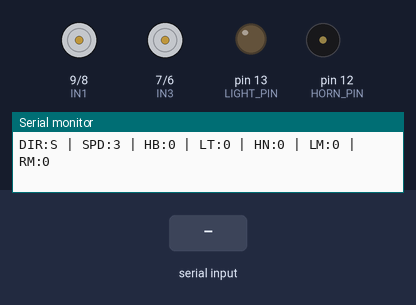
A sketch run on a simulated Arduino Uno, built with avr-gcc and run on an emulated ATmega328P. Parts: motor-driver pin pairs drawn as motors (green arrow = first pin HIGH = forward, orange = second pin HIGH = backward, longer = more drive, scaled by the enable pin), output pins drawn as LEDs (lit = HIGH), buzzer (waves = sounding, pin HIGH), the last lines printed to the serial monitor. The test bench sets the inputs (shaded band).

Above: at 1.2 s.
1.3 s: "G" received over Serial
At 2.4 s:
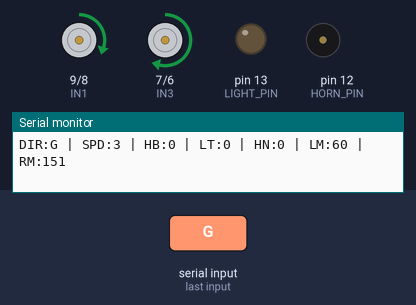
2.8 s: "I" received over Serial
At 3.6 s:
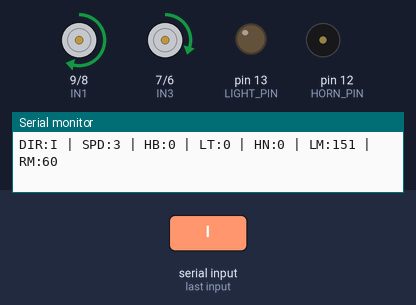
4.3 s: "H" received over Serial
At 4.7 s:
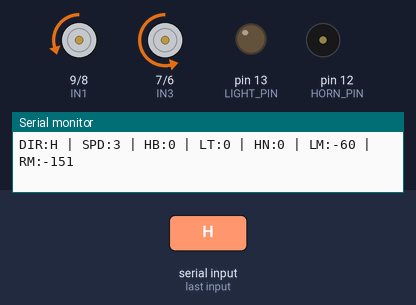
5.8 s: "J" received over Serial
At 7.0 s:
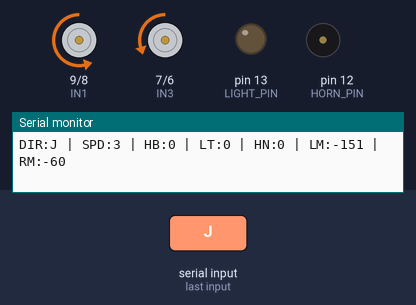
7.3 s: "F90\n" received over Serial
At 8.3 s:
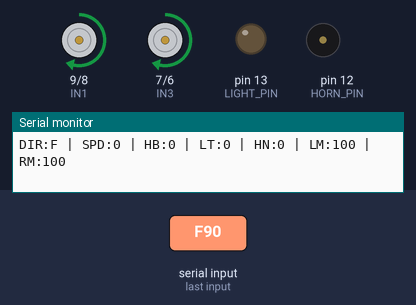
8.8 s: "B90\n" received over Serial
At 9.3 s:
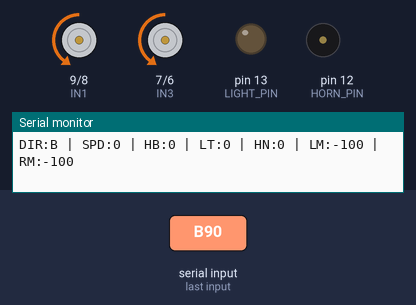
Timing chart, 0 to 11.3 s (numbered marks = the images above; inputs shaded):
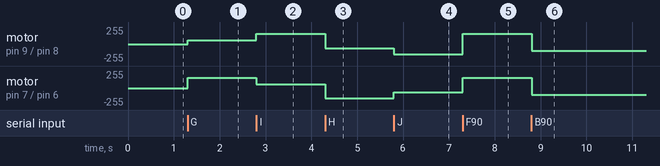

The sketch:

car_firmware.ino
```cpp
/*
 * ============================================================
 * BOLT RC CAR - ARDUINO FIRMWARE
 * ============================================================
 * Same wiring as the Robotics Club book (Chapters 7-9), so the
 * phone "Car Controller" app and car_control.py both work.
 *
 * WIRING
 *   L298N:   ENA=10(PWM)  IN1=9  IN2=8    -> LEFT motor
 *            IN3=7  IN4=6  ENB=5(PWM)     -> RIGHT motor
 *   HC-05:   RX -> TX(1) ,  TX -> RX(0) ,  GND -> GND ,  VCC -> 5V
 *            Unplug RX/TX while uploading. While the HC-05 is plugged
 *            in, USB commands can't reach the Arduino: drive over Bluetooth.
 *   Lights:  LED (+ resistor) on pin 13
 *   Horn:    buzzer on pin 12 (active or passive, both work with tone())
 *
 * COMMANDS (single char, same letters as the phone Car Controller app):
 *   F forward     B back        L left        R right       S stop
 *   G fwd-left    I fwd-right   H back-left   J back-right
 *   0..9 speed    X lights on   x lights off
 *   Y horn        (one Y = short beep, keep sending Y to keep honking)
 *   D handbrake on (drift)      d handbrake off
 *   # keep-alive from car_control.py (arms the failsafe)
 *
 * STATUS LINE (every 0.5s):
 *   DIR:<c> | SPD:<0-9> | HB:<0/1> | LT:<0/1> | HN:<0/1> | LM:<pwm> | RM:<pwm>
 * ============================================================
 */

// ---------- pins ----------
#define ENA        10   // left motor speed (PWM)
#define IN1         9   // left motor +
#define IN2         8   // left motor -
#define IN3         7   // right motor +
#define IN4         6   // right motor -
#define ENB         5   // right motor speed (PWM)
#define LIGHT_PIN  13
#define HORN_PIN   12   // tone() uses Timer2 -> only PWM on pins 3/11 is affected, not 10/5

// ---------- tuning ----------
const int SPEED_MIN   = 100;    // PWM at speed 0 (lower and the motors just hum)
const int SPEED_MAX   = 255;    // PWM at speed 9
const int START_LEVEL = 3;      // speed 3 = ~150 PWM, the book's medium speed

// curves (G/I/H/J): the inner wheel turns at this % of the outer one
const int TURN_INNER  = 40;

// handbrake: lock the wheels for DRIFT_KICK ms, then spin at DRIFT_PWM so the car slides
const int DRIFT_PWM   = 255;
const unsigned long DRIFT_KICK = 120;

const int HORN_FREQ   = 440;    // Hz (only matters for a passive buzzer)
const unsigned long HORN_BEEP = 250;  // one Y = 250 ms of horn

const unsigned long FAILSAFE  = 400;  // car_control.py went quiet this long -> stop
const unsigned long SEND_GAP  = 500;  // status line every 0.5s

// ---------- state ----------
char dir       = 'S';           // current direction letter
int  level     = START_LEVEL;   // speed 0..9
int  speedPwm  = 0;             // PWM for that level (set in setLevel)
bool handbrake = false;
bool lights    = false;
bool horn      = false;
bool failsafeArmed = false;     // only car_control.py sends '#', phone apps never do

int  leftOut  = 0;              // what the motors are doing now (-255..255)
int  rightOut = 0;
bool braking  = false;          // wheels locked by the handbrake

unsigned long kickStart = 0;
unsigned long hornStart = 0;
unsigned long lastByte  = 0;
unsigned long lastSend  = 0;

// ============================================================
void setup() {
  Serial.begin(9600);           // HC-05 talks at 9600 too

  pinMode(ENA, OUTPUT); pinMode(IN1, OUTPUT); pinMode(IN2, OUTPUT);
  pinMode(IN3, OUTPUT); pinMode(IN4, OUTPUT); pinMode(ENB, OUTPUT);
  pinMode(LIGHT_PIN, OUTPUT);
  pinMode(HORN_PIN, OUTPUT);

  motor(IN1, IN2, ENA, 0);      // car starts stopped
  motor(IN3, IN4, ENB, 0);
  digitalWrite(LIGHT_PIN, LOW);
  setLevel(START_LEVEL);

  Serial.println("=== Bolt Car Ready ===");
}

// ============================================================
void loop() {
  unsigned long now = millis();

  readCommands(now);
  updateHorn(now);
  updateFailsafe(now);
  drive(now);
  sendStatus(now);
}

// ============================================================
// COMMANDS
// ============================================================
void readCommands(unsigned long now) {
  while (Serial.available()) {
    lastByte = now;
    handleCmd((char)Serial.read(), now);
  }
}

void handleCmd(char c, unsigned long now) {
  switch (c) {
    case 'F': case 'B': case 'L': case 'R': case 'S':
    case 'G': case 'I': case 'H': case 'J':
      dir = c; break;

    case 'X': lights = true;  digitalWrite(LIGHT_PIN, HIGH); break;
    case 'x': lights = false; digitalWrite(LIGHT_PIN, LOW);  break;

    case 'Y': hornOn(now); break;

    case 'D':
      if (!handbrake) { handbrake = true; kickStart = now; }  // repeats don't restart the kick
      break;
    case 'd': handbrake = false; break;

    case '#': failsafeArmed = true; break;

    default:
      if (c >= '0' && c <= '9') setLevel(c - '0');
      break;
  }
}

void setLevel(int lvl) {
  level = lvl;
  speedPwm = SPEED_MIN + (long)level * (SPEED_MAX - SPEED_MIN) / 9;
}

// ============================================================
// DRIVING
// ============================================================
// direction letter -> wheel power in % (-100..100), same table as car_control.py
void mix(char d, int &l, int &r) {
  switch (d) {
    case 'F': l =  100;        r =  100;        break;
    case 'B': l = -100;        r = -100;        break;
    case 'R': l =  100;        r =    0;        break;  // book: only the left wheel moves
    case 'L': l =    0;        r =  100;        break;  // book: only the right wheel moves
    case 'I': l =  100;        r =  TURN_INNER; break;  // forward-right curve
    case 'G': l =  TURN_INNER; r =  100;        break;  // forward-left curve
    case 'J': l = -100;        r = -TURN_INNER; break;  // back-right
    case 'H': l = -TURN_INNER; r = -100;        break;  // back-left
    default:  l =    0;        r =    0;        break;  // S
  }
}

void drive(unsigned long now) {
  int l, r;
  mix(dir, l, r);

  if (handbrake) {
    int spin = l - r;   // > 0 turning right, < 0 turning left, 0 = straight/stopped
    // straight + handbrake = lock the wheels; turning = short lock, then drift
    if (spin == 0 || now - kickStart < DRIFT_KICK) { brakeMotors(); return; }
    // wheels turn opposite ways at full power -> the car swings its tail around
    int s = (spin > 0) ? 1 : -1;
    setMotors(s * DRIFT_PWM, -s * DRIFT_PWM);
    return;
  }

  setMotors((long)l * speedPwm / 100, (long)r * speedPwm / 100);
}

void setMotors(int left, int right) {
  if (!braking && left == leftOut && right == rightOut) return;  // nothing changed
  braking  = false;
  leftOut  = left;
  rightOut = right;
  motor(IN1, IN2, ENA, left);
  motor(IN3, IN4, ENB, right);
}

// power > 0 forward, < 0 backward, 0 stop (free wheel)
void motor(int pinPlus, int pinMinus, int pinSpeed, int power) {
  digitalWrite(pinPlus,  power > 0 ? HIGH : LOW);
  digitalWrite(pinMinus, power < 0 ? HIGH : LOW);
  analogWrite(pinSpeed, abs(power));
}

// both inputs HIGH with the enable on = L298N shorts the motor -> wheels lock fast
void brakeMotors() {
  if (braking) return;
  braking  = true;
  leftOut  = 0;
  rightOut = 0;
  digitalWrite(IN1, HIGH); digitalWrite(IN2, HIGH);
  digitalWrite(IN3, HIGH); digitalWrite(IN4, HIGH);
  analogWrite(ENA, 255);   analogWrite(ENB, 255);
}

// ============================================================
// HORN
// ============================================================
void hornOn(unsigned long now) {
  hornStart = now;                       // every Y keeps the horn going
  if (!horn) { horn = true; tone(HORN_PIN, HORN_FREQ); }
}

void updateHorn(unsigned long now) {
  if (horn && now - hornStart >= HORN_BEEP) {
    horn = false;
    noTone(HORN_PIN);
  }
}

// ============================================================
// FAILSAFE: car_control.py resends every 100ms. If it goes quiet
// (Bluetooth dropped, laptop closed) the car stops by itself.
// ============================================================
void updateFailsafe(unsigned long now) {
  if (failsafeArmed && now - lastByte > FAILSAFE) {
    failsafeArmed = false;               // disarm so the phone app still works after
    dir = 'S';
    handbrake = false;
    Serial.println("FAILSAFE:STOP");
  }
}

// ============================================================
// STATUS OUTPUT
// ============================================================
void sendStatus(unsigned long now) {
  if (now - lastSend < SEND_GAP) return;
  lastSend = now;

  Serial.print("DIR:");    Serial.print(dir);
  Serial.print(" | SPD:"); Serial.print(level);
  Serial.print(" | HB:");  Serial.print(handbrake ? 1 : 0);
  Serial.print(" | LT:");  Serial.print(lights ? 1 : 0);
  Serial.print(" | HN:");  Serial.print(horn ? 1 : 0);
  Serial.print(" | LM:");  Serial.print(leftOut);
  Serial.print(" | RM:");  Serial.println(rightOut);
}
```

Measured:
- after the input at 1.3 s, motor on pin 9 (IN1) / pin 8 (IN2): stopped → forward 60/255 at once; motor on pin 7 (IN3) / pin 6 (IN4): stopped → forward 151/255 at once
- after the input at 2.8 s, motor on pin 9 (IN1) / pin 8 (IN2): forward 60/255 → forward 151/255 at once; motor on pin 7 (IN3) / pin 6 (IN4): forward 151/255 → forward 60/255 at once
- after the input at 4.3 s, motor on pin 9 (IN1) / pin 8 (IN2): forward 151/255 → backward 60/255 at once; motor on pin 7 (IN3) / pin 6 (IN4): forward 60/255 → backward 151/255 at once
- after the input at 5.8 s, motor on pin 9 (IN1) / pin 8 (IN2): backward 60/255 → backward 151/255 at once; motor on pin 7 (IN3) / pin 6 (IN4): backward 151/255 → backward 60/255 at once
- after the input at 7.3 s, motor on pin 9 (IN1) / pin 8 (IN2): backward 151/255 → forward 151/255 at once; motor on pin 7 (IN3) / pin 6 (IN4): backward 60/255 → forward 151/255 at once
- after the input at 8.8 s, motor on pin 9 (IN1) / pin 8 (IN2), motor on pin 7 (IN3) / pin 6 (IN4): forward 151/255 → backward 100/255 at once
